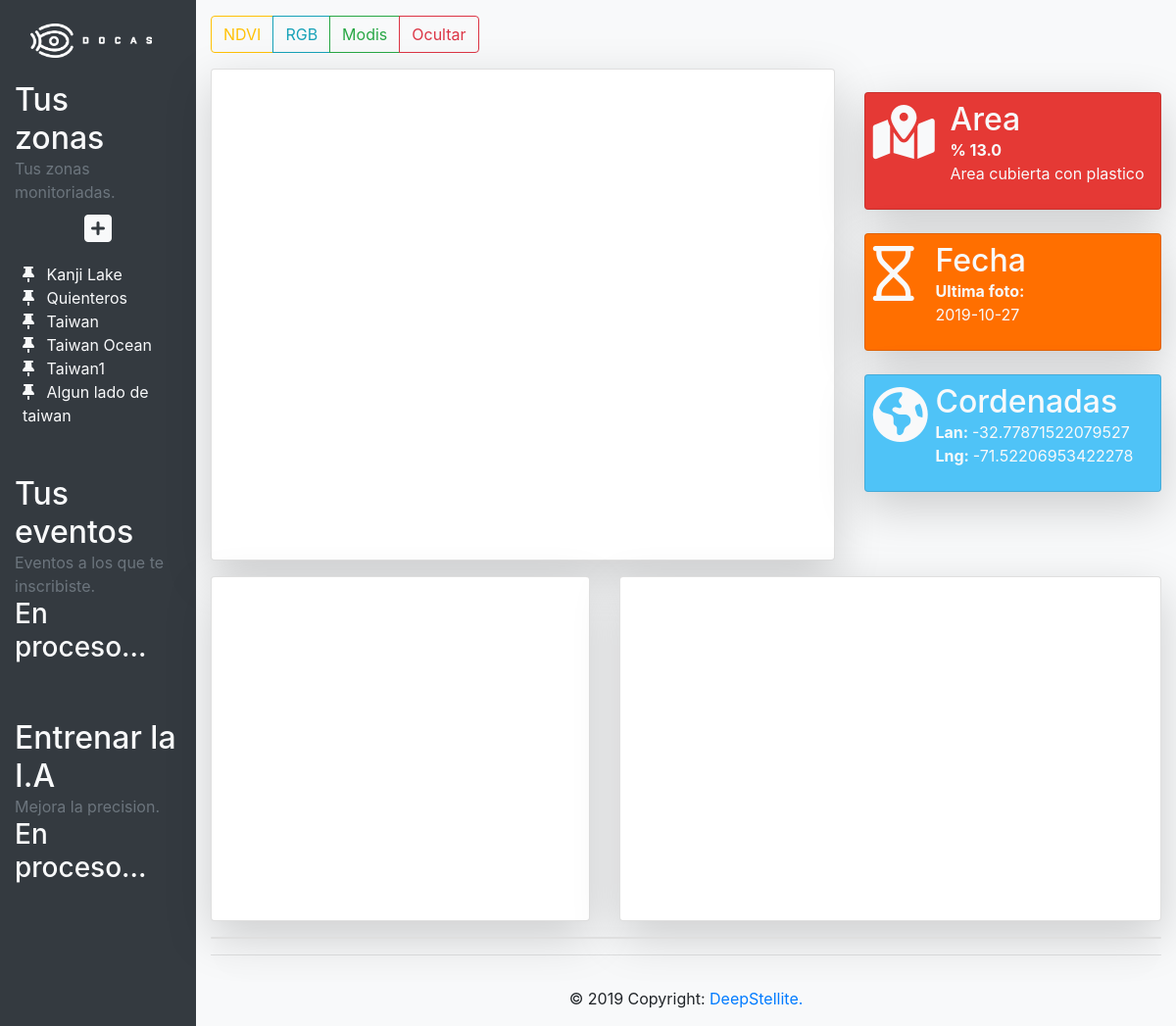
/index?cord=2 (signed in), run on the app's committed database.
### app.py (models this page shows)
class ZonaInteres( db.Model, UserMixin ):
    id      = db.Column( db.Integer, primary_key = True )
    nombre  = db.Column( db.String, unique = True )
    geojson = db.Column( db.String )
    lan     = db.Column( db.Float )
    lng     = db.Column( db.Float )
    paths   = db.relationship('PathFotos', backref='zonainteres')
    owner   = db.Column( db.Integer, db.ForeignKey('user.id'))

class PathFotos( db.Model, UserMixin ):
    id      = db.Column( db.Integer, primary_key = True )
    url_1   = db.Column( db.String )
    url_2   = db.Column( db.String )
    url_3   = db.Column( db.String )
    np_array = db.Column( db.String )
    fecha = db.Column( db.Date )
    lan1  = db.Column( db.Float )
    lng1  = db.Column( db.Float )
    lan2  = db.Column( db.Float )
    lng2  = db.Column( db.Float )
    area  = db.Column( db.Integer )
    estadisticas = db.relationship( 'Estadisticas', backref='pathfotos' )
    owner        = db.Column( db.Integer, db.ForeignKey('zona_interes.id'))

### app.py (the view, shortened to what this page needs)
@app.route('/index', methods=['GET', 'POST'])
@login_required
def Dashboard():
    if request.args.get('cord'):
        current_zone = ZonaInteres.query.get( request.args.get('cord') )
        if current_zone is not None:
            path         = PathFotos.query.filter_by( owner = current_zone.id ).first()
            estadisticas = Estadisticas.query.filter_by( owner = path.id ).first()
            _id   = current_zone.id
            url_1 = path.url_1
            url_2 = path.url_2
            areas     = [ estadisticas.area_00 ,estadisticas.area_25 ,estadisticas.area_50 ,estadisticas.area_75 ,estadisticas.area_100 ]
            percentil = [estadisticas.p_05, estadisticas.p_25 ,estadisticas.p_50 ,estadisticas.p_75 ,estadisticas.p_95]
            coords        = [ [path.lan1, path.lng1 ],[ path.lan2, path.lng2 ]]
            central_point = [ current_zone.lan, current_zone.lng ]
            fecha         = path.fecha
            area_25       = round(estadisticas.area_25, 2)
    zonas = ZonaInteres.query.filter_by( owner = current_user.id )
    return render_template( "Dashboard.html",
                            zonas         = zonas,
                            url_1         = url_1,
                            url_2         = url_2,
                            coords        = coords,
                            central_point = central_point,
                            fecha         = fecha,
                            estadisticas  = estadisticas,
                            area_25       = area_25,
                            _id           = _id,
                            areas         = areas,
                            current_user  = current_user,
                            percentil     = percentil
                            )

### app.py (called while the page is built)
@login.user_loader
def load_user(user_id):
    return User.query.get(user_id)

### templates/Dashboard.html (shortened to what this page needs)
<!DOCTYPE html>
<html lang="en" dir="ltr">
  <head>
    <link rel="stylesheet" href="../static/css/bootstrap.min.css">
    <link rel="stylesheet" href="../static/css/PopUp.css">
  </head>
  <body class="h-100 bg-light">
    <div class="container-fluid">
      <div class="row h-100">
        <div class="col-sm-2 d-none d-md-block bg-dark sidebar">
          <div class="sidebar-sticky scroleable">
            <div class="nav flex-column">
              <div class="nav-item mt-3">
                <a class="nav-link text-light" href="/index">
                  <img src="../static/img/Logo2.png" alt="docas" style="width:90%;">
                </a>
              </div>
              <div class="nav-item mt-3">
                <div class="row">
                  <div class="col-8">
                    <h2 class="mb-0 text-light"> Tus zonas </h2>
                    <span class="text-secondary"> Tus zonas monitoriadas. </span>
                  </div>
                  <div class="col text-center">
                    <button class="btn" id="abrir">
                      <h2 class="text-light">
                        <i class="fas fa-plus-square"></i>
                      </h2>
                    </button>
                  </div>
                </div>
                <div class="ml-2">
                  {% for x in zonas %}
                    <span class="text-light">
                      <a href="/index?cord={{ x.id }}" class="text-light"> <i class="fas fa-thumbtack mr-2"></i> {{ x.nombre }} </a><br>
                    </span>
                  {% endfor %}
                </div>
              </div>
              <div class="nav-item mt-3">
                <h2 class="mb-0 text-light"> Tus eventos </h2>
                <span class="text-secondary"> Eventos a los que te inscribiste.  </span>
                <h3 class="text-light"> En proceso... </h3>
              </div>
              <div class="nav-item mt-3">
                <h2 class="mb-0 text-light"> Entrenar la I.A </h2>
                <span class="text-secondary"> Mejora la precision. </span>
                <h3 class="text-light"> En proceso... </h3>
              </div>
            </div>
          </div>
        </div>
        <div class="col">
          <div class="btn-group mt-3">
            <button type="button" id="btn1" class="btn btn-outline-warning">  NDVI </button>
            <button type="button" id="btn2" class="btn btn-outline-info">     RGB   </button>
            <button type="button" id="btn3" class="btn btn-outline-success">  Modis    </button>
            <button type="button" id="cerrar" class="btn btn-outline-danger"> Ocultar  </button>
          </div>
          <div class="row mt-3">
            <div class="col-8">
              <div class="card shadow-lg">
                <div id="map" style="height: 500px"></div>
              </div>
            </div>
            <div class="col">
              <div class="card mt-4 p-2 text-light shadow-lg" style="height: 120px; background-color: #e53935;">
                <div class="row">
                  <div class="col-3">
                    <h2 class="display-4">
                      <i class="fas fa-map-marked-alt"></i>
                    </h2>
                  </div>
                  <div class="col">
                    <h2 class="mb-0"> Area </h2>
                    <p class="mb-0 font-weight-bold">  % {{ area_25 * 100}} </p>
                    <p class="mb-0"> Area cubierta con plastico </p>
                  </div>
                </div>
              </div>
              <div class="card mt-4 p-2 text-light shadow-lg" style="height: 120px; background-color: #ff6f00;">
                <div class="row">
                  <div class="col-3 mb-0">
                    <h1 class="display-4">
                      <i class="far fa-hourglass"></i>
                    </h1>
                  </div>
                  <div>
                    <h2 class="mb-0"> Fecha </h2>
                    <p class="mb-0 font-weight-bold"> Ultima foto: </p>
                    <p class="mb-0"> {{ fecha }} </p>
                  </div>
                </div>
              </div>
              <div class="card mt-4 p-2 text-light shadow-lg" style="height: 120px; background-color: #4fc3f7;">
                <div class="row">
                  <div class="col-3">
                    <h1 class="display-4">
                      <i class="fas fa-globe-americas"></i>
                    </h1>
                  </div>
                  <div>
                    <h2 class="mb-0"> Cordenadas </h2>
                    <p class="mb-0"> <strong> Lan: </strong> {{ central_point[0] }} </p>
                    <p class="mb-0"> <strong> Lng: </strong>{{ central_point[1] }} </p>
                  </div>
                </div>
              </div>
            </div>
          </div>
          <div class="row mt-3">
            <div class="col-5">
              <div class="card shadow-lg">
                <div id="grafico2" style="height: 350px;"></div>
              </div>
            </div>
            <div class="col-7">
              <div class="card shadow-lg">
                <div id="grafico3" style="height: 350px;"></div>
              </div>
            </div>
          </div>
          <div class="mt-3">
            <div class="card shadow-lg">
            </div>
          </div>
          <hr>
          <footer class="page-footer font-small blue">
            <div class="footer-copyright text-center py-3">© 2019 Copyright:
              <a href="#"> DeepStellite. </a>
            </div>
          </footer>
        </div>
      </div>
    </div>
  </body>
</html>

### data on the page
ZonaInteres: nombre "Kanji Lake"
ZonaInteres: nombre "Quienteros", lan "-32.77871522079527", lng "-71.52206953422278"
ZonaInteres: nombre "Taiwan"
ZonaInteres: nombre "Taiwan Ocean"
ZonaInteres: nombre "Taiwan1"
ZonaInteres: nombre "Algun lado de taiwan"
PathFotos: fecha "2019-10-27"

### other printed values
{{ area_25 * 100 }} "13.0"
